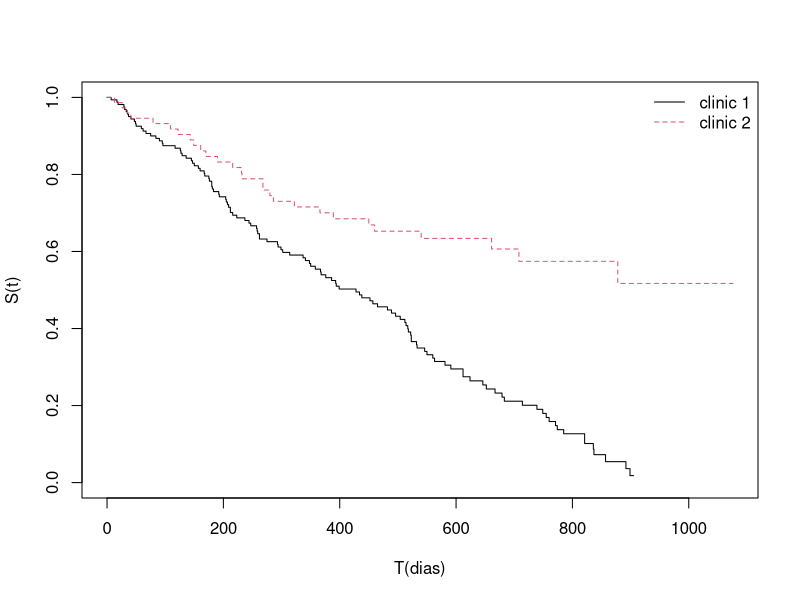

Write the R code that produced this figure.
## ---- chunk 1
#| echo: fenced
library(survival)
library(readxl)
dados <- read_xlsx("heroina.xlsx", col_names = TRUE )
summary(dados)
## ---- chunk 2
#| echo: fenced
nrow(dados)
sum(complete.cases(dados))
## ---- chunk 3
#| echo: fenced
TFAExp <- survreg(Surv(survt, status) ~ clinic + prison + dose,
                   dist = "exponential", 
                   data=dados)
summary(TFAExp)
## ---- chunk 4
library(MASS)
TFAExp1 <- stepAIC(TFAExp, trace = FALSE)
summary(TFAExp1)
## ---- chunk 5
#| echo: fenced
ajusteKM <- survfit(Surv(survt, status) ~ clinic, data = dados)
plot(ajusteKM, xlab="T(dias)",ylab="S(t)", lty=1:2, col = 1:2) 
legend("topright", bty = "n", lty = 1:2, col = 1:2,
legend = sprintf("clinic %d", 1:2))
## ---- chunk 6
#| echo: fenced
coefExp <- coef(TFAExp1)
exp(coefExp[2])
exp(coefExp[3])
exp(coefExp[4])
## ---- chunk 7
#| echo: fenced
novosdados <- data.frame(clinic = c("1", "2"),
                         prison = c(0, 0), dose = c(60, 60))
previs <- predict(TFAExp1, type = "quantile", newdata = novosdados, p = 0.5)
previs
## ---- chunk 8
previs[2]/previs[1]
## ---- chunk 9
previs <- predict(TFAExp1, type = "quantile", 
                  newdata = novosdados, p = 0.7)
previs

## ---- chunk 10
previs[2]/previs[1]
